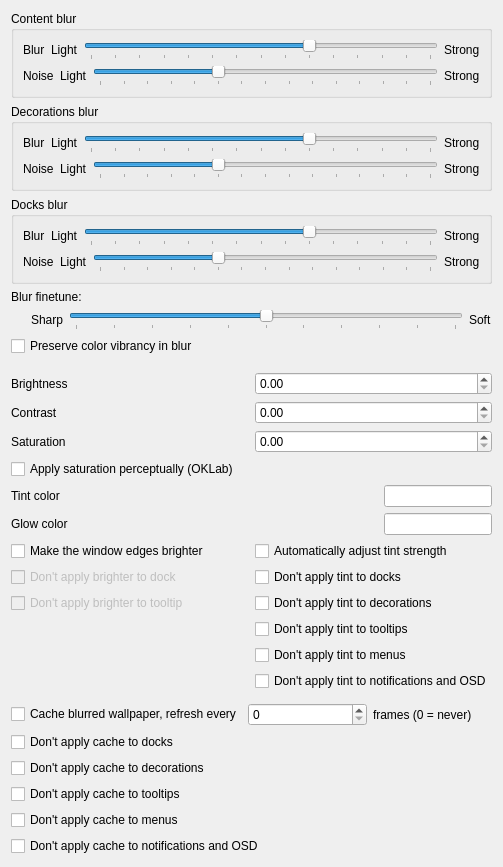
     <widget class="QWidget" name="widget">
     <attribute name="title">
       <string>General</string>
      </attribute>
      <layout class="QVBoxLayout">
       <item>
        <widget class="QGroupBox" name="groupBoxContentBlur">
         <property name="title">
          <string>Content blur</string>
         </property>
         <layout class="QVBoxLayout" name="verticalLayoutContentBlur">
          <item>
           <layout class="QHBoxLayout" name="horizontalLayoutContentBlur" stretch="0,0,0,0">
            <item>
             <widget class="QLabel" name="labelContentBlur">
              <property name="text">
               <string>Blur</string>
              </property>
             </widget>
            </item>
            <item>
             <widget class="QLabel" name="labelConstantBlurLight">
              <property name="text">
               <string>Light</string>
              </property>
             </widget>
            </item>
            <item>
             <widget class="QSlider" name="kcfg_BlurStrength">
              <property name="minimum">
               <number>1</number>
              </property>
              <property name="maximum">
               <number>15</number>
              </property>
              <property name="singleStep">
               <number>1</number>
              </property>
              <property name="pageStep">
               <number>1</number>
              </property>
              <property name="value">
               <number>10</number>
              </property>
              <property name="orientation">
               <enum>Qt::Orientation::Horizontal</enum>
              </property>
              <property name="tickPosition">
               <enum>QSlider::TickPosition::TicksBelow</enum>
              </property>
             </widget>
            </item>
            <item>
             <widget class="QLabel" name="labelConstantBlurStrong">
              <property name="text">
               <string>Strong</string>
              </property>
             </widget>
            </item>
           </layout>
          </item>
          <item>
           <layout class="QHBoxLayout" name="horizontalLayoutContentNoise">
            <item>
             <widget class="QLabel" name="labelContentNoise">
              <property name="text">
               <string>Noise</string>
              </property>
             </widget>
            </item>
            <item>
             <widget class="QLabel" name="labelConstantNoiseLight">
              <property name="text">
               <string>Light</string>
              </property>
             </widget>
            </item>
            <item>
             <widget class="QSlider" name="kcfg_NoiseStrength">
              <property name="maximum">
               <number>14</number>
              </property>
              <property name="pageStep">
               <number>5</number>
              </property>
              <property name="value">
               <number>5</number>
              </property>
              <property name="orientation">
               <enum>Qt::Orientation::Horizontal</enum>
              </property>
              <property name="tickPosition">
               <enum>QSlider::TickPosition::TicksBelow</enum>
              </property>
              <property name="tickInterval">
               <number>1</number>
              </property>
             </widget>
            </item>
            <item>
             <widget class="QLabel" name="labelConstantNoiseStrong">
              <property name="text">
               <string>Strong</string>
              </property>
             </widget>
            </item>
           </layout>
          </item>
         </layout>
        </widget>
       </item>
       <item>
        <widget class="QGroupBox" name="groupBoxDecorationBlur">
         <property name="title">
          <string>Decorations blur</string>
         </property>
         <layout class="QVBoxLayout" name="verticalLayoutDecorationBlur">
          <item>
           <layout class="QHBoxLayout" name="horizontalLayoutDecorationBlur" stretch="0,0,0,0">
            <item>
             <widget class="QLabel" name="labelDecorationBlur">
              <property name="text">
               <string>Blur</string>
              </property>
             </widget>
            </item>
            <item>
             <widget class="QLabel" name="labelDecorationBlurLight">
              <property name="text">
               <string>Light</string>
              </property>
             </widget>
            </item>
            <item>
             <widget class="QSlider" name="kcfg_DecorationBlurStrength">
              <property name="minimum">
               <number>1</number>
              </property>
              <property name="maximum">
               <number>15</number>
              </property>
              <property name="singleStep">
               <number>1</number>
              </property>
              <property name="pageStep">
               <number>1</number>
              </property>
              <property name="value">
               <number>10</number>
              </property>
              <property name="orientation">
               <enum>Qt::Orientation::Horizontal</enum>
              </property>
              <property name="tickPosition">
               <enum>QSlider::TickPosition::TicksBelow</enum>
              </property>
             </widget>
            </item>
            <item>
             <widget class="QLabel" name="labelDecorationBlurStrong">
              <property name="text">
               <string>Strong</string>
              </property>
             </widget>
            </item>
           </layout>
          </item>
          <item>
           <layout class="QHBoxLayout" name="horizontalLayoutDecorationNoise">
            <item>
             <widget class="QLabel" name="labelDecorationNoise">
              <property name="text">
               <string>Noise</string>
              </property>
             </widget>
            </item>
            <item>
             <widget class="QLabel" name="labelDecorationNoiseLight">
              <property name="text">
               <string>Light</string>
              </property>
             </widget>
            </item>
            <item>
             <widget class="QSlider" name="kcfg_DecorationNoiseStrength">
              <property name="maximum">
               <number>14</number>
              </property>
              <property name="pageStep">
               <number>5</number>
              </property>
              <property name="value">
               <number>5</number>
              </property>
              <property name="orientation">
               <enum>Qt::Orientation::Horizontal</enum>
              </property>
              <property name="tickPosition">
               <enum>QSlider::TickPosition::TicksBelow</enum>
              </property>
              <property name="tickInterval">
               <number>1</number>
              </property>
             </widget>
            </item>
            <item>
             <widget class="QLabel" name="labelDecorationNoiseStrong">
              <property name="text">
               <string>Strong</string>
              </property>
             </widget>
            </item>
           </layout>
          </item>
         </layout>
        </widget>
       </item>
       <item>
        <widget class="QGroupBox" name="groupBoxDockBlur">
         <property name="title">
          <string>Docks blur</string>
         </property>
         <layout class="QVBoxLayout" name="verticalLayoutDockBlur">
          <item>
           <layout class="QHBoxLayout" name="horizontalLayoutDockBlur" stretch="0,0,0,0">
            <item>
             <widget class="QLabel" name="labelDockBlur">
              <property name="text">
               <string>Blur</string>
              </property>
             </widget>
            </item>
            <item>
             <widget class="QLabel" name="labelDockBlurLight">
              <property name="text">
               <string>Light</string>
              </property>
             </widget>
            </item>
            <item>
             <widget class="QSlider" name="kcfg_DockBlurStrength">
              <property name="minimum">
               <number>1</number>
              </property>
              <property name="maximum">
               <number>15</number>
              </property>
              <property name="singleStep">
               <number>1</number>
              </property>
              <property name="pageStep">
               <number>1</number>
              </property>
              <property name="value">
               <number>10</number>
              </property>
              <property name="orientation">
               <enum>Qt::Orientation::Horizontal</enum>
              </property>
              <property name="tickPosition">
               <enum>QSlider::TickPosition::TicksBelow</enum>
              </property>
             </widget>
            </item>
            <item>
             <widget class="QLabel" name="labelDockBlurStrong">
              <property name="text">
               <string>Strong</string>
              </property>
             </widget>
            </item>
           </layout>
          </item>
          <item>
           <layout class="QHBoxLayout" name="horizontalLayoutDockNoise">
            <item>
             <widget class="QLabel" name="labelDockNoise">
              <property name="text">
               <string>Noise</string>
              </property>
             </widget>
            </item>
            <item>
             <widget class="QLabel" name="labelDockNoiseLight">
              <property name="text">
               <string>Light</string>
              </property>
             </widget>
            </item>
            <item>
             <widget class="QSlider" name="kcfg_DockNoiseStrength">
              <property name="maximum">
               <number>14</number>
              </property>
              <property name="pageStep">
               <number>5</number>
              </property>
              <property name="value">
               <number>5</number>
              </property>
              <property name="orientation">
               <enum>Qt::Orientation::Horizontal</enum>
              </property>
              <property name="tickPosition">
               <enum>QSlider::TickPosition::TicksBelow</enum>
              </property>
              <property name="tickInterval">
               <number>1</number>
              </property>
             </widget>
            </item>
            <item>
             <widget class="QLabel" name="labelDockNoiseStrong">
              <property name="text">
               <string>Strong</string>
              </property>
             </widget>
            </item>
           </layout>
          </item>
         </layout>
        </widget>
       </item>
       <item>
        <widget class="QLabel" name="labelBlurFinetuneDescription">
         <property name="text">
          <string>Blur finetune:</string>
         </property>
        </widget>
       </item>
       <item>
        <layout class="QHBoxLayout" name="horizontalLayoutBlurFinetune">
         <item>
          <spacer name="horizontalSpacerBlurFinetune">
           <property name="orientation">
            <enum>Qt::Orientation::Horizontal</enum>
           </property>
           <property name="sizeType">
            <enum>QSizePolicy::Policy::Fixed</enum>
           </property>
           <property name="sizeHint" stdset="0">
            <size>
             <width>20</width>
             <height>20</height>
            </size>
           </property>
          </spacer>
         </item>
         <item>
          <widget class="QLabel" name="labelBlurFinetuneSharp">
           <property name="text">
            <string>Sharp</string>
           </property>
          </widget>
         </item>
         <item>
          <widget class="QSlider" name="kcfg_BlurFinetune">
           <property name="minimum">
            <number>0</number>
           </property>
           <property name="maximum">
            <number>10</number>
           </property>
           <property name="singleStep">
            <number>1</number>
           </property>
           <property name="pageStep">
            <number>1</number>
           </property>
           <property name="value">
            <number>5</number>
           </property>
           <property name="orientation">
            <enum>Qt::Orientation::Horizontal</enum>
           </property>
           <property name="tickPosition">
            <enum>QSlider::TickPosition::TicksBelow</enum>
           </property>
           <property name="toolTip">
            <string>Tunes both the downsample radius and the upsample blend together. Lower = tighter / sharper blur, higher = wider / softer blur.</string>
           </property>
          </widget>
         </item>
         <item>
          <widget class="QLabel" name="labelBlurFinetuneSoft">
           <property name="text">
            <string>Soft</string>
           </property>
          </widget>
         </item>
        </layout>
       </item>
       <item>
        <widget class="QCheckBox" name="kcfg_BlurSaturationCompensation">
         <property name="text">
          <string>Preserve color vibrancy in blur</string>
         </property>
         <property name="toolTip">
          <string>Blur slightly desaturates colors — this counters that. Can cause artifacts.</string>
         </property>
        </widget>
       </item>
       <item>
        <spacer name="verticalSpacer">
         <property name="orientation">
          <enum>Qt::Orientation::Vertical</enum>
         </property>
         <property name="sizeHint" stdset="0">
          <size>
           <width>0</width>
           <height>0</height>
          </size>
         </property>
        </spacer>
       </item>
       <item>
        <spacer>
         <property name="orientation">
          <enum>Qt::Orientation::Vertical</enum>
         </property>
         <property name="sizeHint" stdset="0">
          <size>
           <width>0</width>
           <height>10</height>
          </size>
         </property>
        </spacer>
       </item>
       <item>
        <layout class="QHBoxLayout">
         <item>
          <widget class="QLabel" name="label">
           <property name="text">
            <string>Brightness</string>
           </property>
          </widget>
         </item>
         <item>
          <widget class="QDoubleSpinBox" name="kcfg_Brightness">
           <property name="minimum">
            <double>0.000000000000000</double>
           </property>
           <property name="singleStep">
            <double>0.100000000000000</double>
           </property>
          </widget>
         </item>
        </layout>
       </item>
       <item>
        <layout class="QHBoxLayout">
         <item>
          <widget class="QLabel" name="label">
           <property name="text">
            <string>Contrast</string>
           </property>
          </widget>
         </item>
         <item>
          <widget class="QDoubleSpinBox" name="kcfg_Contrast">
           <property name="minimum">
            <double>0.000000000000000</double>
           </property>
           <property name="singleStep">
            <double>0.100000000000000</double>
           </property>
          </widget>
         </item>
        </layout>
       </item>
       <item>
        <layout class="QHBoxLayout">
         <item>
          <widget class="QLabel" name="label">
           <property name="text">
            <string>Saturation</string>
           </property>
          </widget>
         </item>
         <item>
          <widget class="QDoubleSpinBox" name="kcfg_Saturation">
           <property name="minimum">
            <double>0.000000000000000</double>
           </property>
           <property name="singleStep">
            <double>0.100000000000000</double>
           </property>
          </widget>
         </item>
        </layout>
       </item>
       <item>
        <widget class="QCheckBox" name="kcfg_OklabSaturation">
         <property name="text">
          <string>Apply saturation perceptually (OKLab)</string>
         </property>
         <property name="toolTip">
          <string>Adjusts saturation evenly across all colors instead of in plain RGB.</string>
         </property>
        </widget>
       </item>
       <item>
        <layout class="QHBoxLayout">
         <item>
          <widget class="QLabel" name="labelTintColor">
           <property name="text">
            <string>Tint color</string>
           </property>
          </widget>
         </item>
         <item>
          <widget class="QLineEdit" name="kcfg_TintColor">
           <property name="sizePolicy">
            <sizepolicy hsizetype="Fixed" vsizetype="Fixed">
             <horstretch>0</horstretch>
             <verstretch>0</verstretch>
            </sizepolicy>
           </property>
           <property name="toolTip">
            <string>Enter a color in #AARRGGBB format. The A (alpha) channel sets tint strength.</string>
           </property>
          </widget>
         </item>
        </layout>
       </item>
       <item>
        <layout class="QHBoxLayout">
         <item>
          <widget class="QLabel" name="labelGlowColor">
           <property name="text">
            <string>Glow color</string>
           </property>
          </widget>
         </item>
         <item>
          <widget class="QLineEdit" name="kcfg_GlowColor">
           <property name="sizePolicy">
            <sizepolicy hsizetype="Fixed" vsizetype="Fixed">
             <horstretch>0</horstretch>
             <verstretch>0</verstretch>
            </sizepolicy>
           </property>
           <property name="toolTip">
            <string>Enter a color in #AARRGGBB format. The A (alpha) channel sets glow strength.</string>
           </property>
          </widget>
         </item>
        </layout>
       </item>
       <item>
        <layout class="QHBoxLayout" name="tintAndEdgeOptionsLayout">
         <item>
          <layout class="QVBoxLayout" name="edgeLightingOptionsLayout">
           <property name="alignment">
            <set>Qt::AlignTop</set>
           </property>
           <item>
            <widget class="QCheckBox" name="kcfg_EdgeLighting">
             <property name="text">
              <string>Make the window edges brighter</string>
             </property>
            </widget>
           </item>
           <item>
            <widget class="QCheckBox" name="kcfg_EdgeLightingDock">
             <property name="enabled">
              <bool>false</bool>
             </property>
             <property name="text">
              <string>Don't apply brighter to dock</string>
             </property>
            </widget>
           </item>
           <item>
            <widget class="QCheckBox" name="kcfg_EdgeLightingTooltip">
             <property name="enabled">
              <bool>false</bool>
             </property>
             <property name="text">
              <string>Don't apply brighter to tooltip</string>
             </property>
            </widget>
           </item>
          </layout>
         </item>
         <item>
          <spacer name="horizontalSpacerMiddle">
           <property name="orientation">
            <enum>Qt::Orientation::Horizontal</enum>
           </property>
           <property name="sizeHint" stdset="0">
            <size>
             <width>40</width>
             <height>20</height>
            </size>
           </property>
          </spacer>
         </item>
         <item>
          <layout class="QVBoxLayout" name="tintExclusionsLayout">
           <item>
            <widget class="QCheckBox" name="kcfg_AutoTintAlpha">
             <property name="text">
              <string>Automatically adjust tint strength</string>
             </property>
             <property name="toolTip">
              <string>Scales tint strength by comparing the average background color with the text color.</string>
             </property>
            </widget>
           </item>
           <item>
            <widget class="QCheckBox" name="kcfg_ExcludeDocks">
             <property name="text">
              <string>Don't apply tint to docks</string>
             </property>
            </widget>
           </item>
           <item>
            <widget class="QCheckBox" name="kcfg_ExcludeDecorations">
             <property name="text">
              <string>Don't apply tint to decorations</string>
             </property>
            </widget>
           </item>
           <item>
            <widget class="QCheckBox" name="kcfg_ExcludeTooltips">
             <property name="text">
              <string>Don't apply tint to tooltips</string>
             </property>
            </widget>
           </item>
           <item>
            <widget class="QCheckBox" name="kcfg_ExcludeMenus">
             <property name="text">
              <string>Don't apply tint to menus</string>
             </property>
            </widget>
           </item>
           <item>
            <widget class="QCheckBox" name="kcfg_ExcludeOSD">
             <property name="text">
              <string>Don't apply tint to notifications and OSD</string>
             </property>
            </widget>
           </item>
          </layout>
         </item>
        </layout>
       </item>
        <item>
         <widget class="QWidget" name="widget" native="true">
          <property name="sizePolicy">
           <sizepolicy hsizetype="Fixed" vsizetype="Expanding">
            <horstretch>0</horstretch>
            <verstretch>1</verstretch>
           </sizepolicy>
          </property>
         </widget>
        </item>
        <item>
         <layout class="QHBoxLayout" name="wallpaperCacheRow">
          <item>
           <widget class="QCheckBox" name="kcfg_CacheWallpaperBlur">
            <property name="text">
             <string>Cache blurred wallpaper, refresh every</string>
            </property>
           </widget>
          </item>
          <item>
           <widget class="QSpinBox" name="kcfg_WallpaperCacheRefresh">
            <property name="minimum">
             <number>0</number>
            </property>
            <property name="maximum">
             <number>9999</number>
            </property>
           </widget>
          </item>
          <item>
           <widget class="QLabel" name="label_wallpaperCacheRefresh">
            <property name="text">
             <string>frames (0 = never)</string>
            </property>
           </widget>
          </item>
          </layout>
         </item>
         <item>
          <widget class="QCheckBox" name="kcfg_CacheExcludeDocks">
           <property name="text">
            <string>Don't apply cache to docks</string>
           </property>
          </widget>
         </item>
         <item>
          <widget class="QCheckBox" name="kcfg_CacheExcludeDecorations">
           <property name="text">
            <string>Don't apply cache to decorations</string>
           </property>
          </widget>
         </item>
         <item>
          <widget class="QCheckBox" name="kcfg_CacheExcludeTooltips">
           <property name="text">
            <string>Don't apply cache to tooltips</string>
           </property>
          </widget>
         </item>
         <item>
          <widget class="QCheckBox" name="kcfg_CacheExcludeMenus">
           <property name="text">
            <string>Don't apply cache to menus</string>
           </property>
          </widget>
         </item>
         <item>
          <widget class="QCheckBox" name="kcfg_CacheExcludeNotificationsAndOSD">
           <property name="text">
            <string>Don't apply cache to notifications and OSD</string>
           </property>
          </widget>
         </item>
        </layout>
       </widget>
